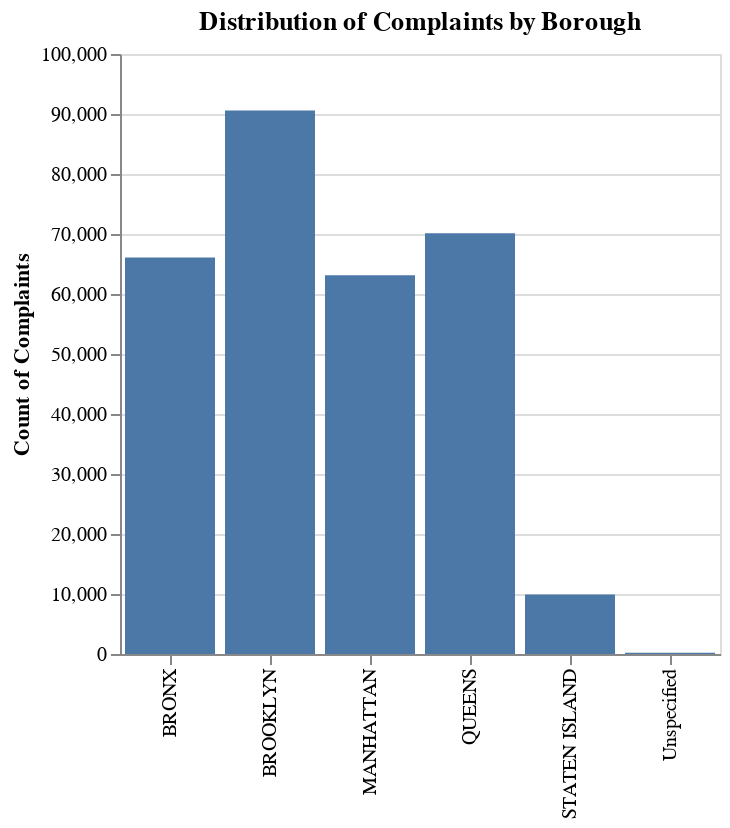
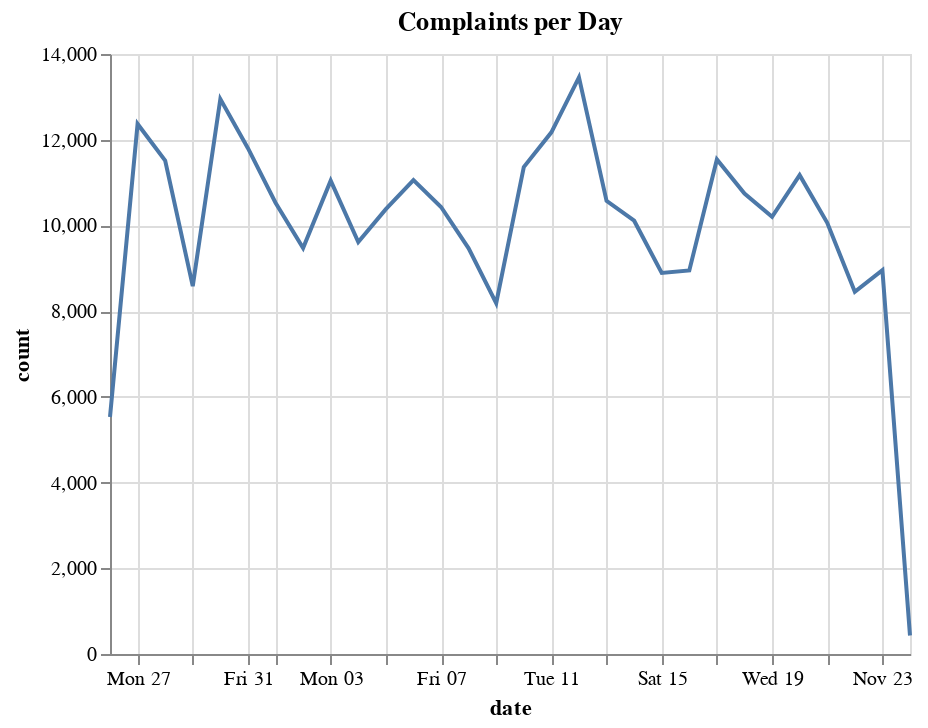
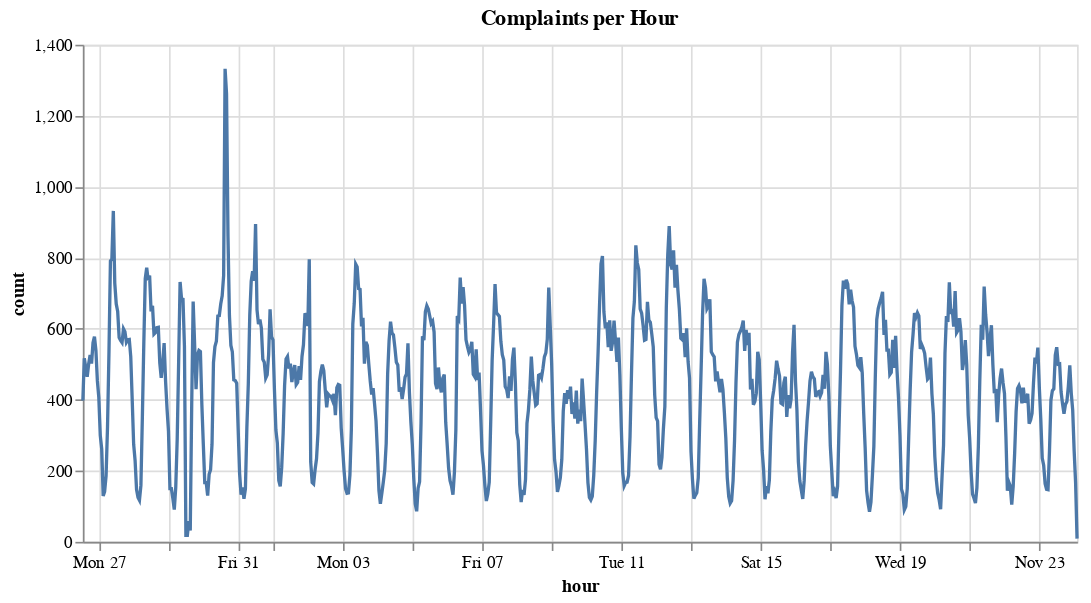

Here is the notebook cell these charts were saved with, in order:
### Markdown cell above
## Distribution & Outlier Analysis

### Code cell
# Look at distribution of variables

# Group incidents by borough
incidents_by_borough = incidents.groupby('borough')['unique_key'].count().reset_index()

ibb = alt.Chart(incidents_by_borough).mark_bar().encode(
    x=alt.X('borough:N', title=None),
    y=alt.Y('unique_key:Q', title='Count of Complaints')
).properties(
    title='Distribution of Complaints by Borough',
    width=300
)
ibb.display()

# Get number of incidents over date and over hour (by created_date)
incidents['date'] = incidents['created_date'].dt.floor('D')
incidents['hour'] = incidents['created_date'].dt.floor('H')
i_by_day = incidents.groupby('date').size().reset_index().rename(columns={0:'count'})
i_by_hour = incidents.groupby('hour').size().reset_index().rename(columns={0:'count'})

ibd = alt.Chart(i_by_day).mark_line().encode(
    x=alt.X('date:T'),
    y=alt.Y('count:Q')
).properties(
    title='Complaints per Day',
    width=400
)
ibd.display()

ibh = alt.Chart(i_by_hour).mark_line().encode(
    x=alt.X('hour:T'),
    y=alt.Y('count:Q')
).properties(
    title='Complaints per Hour',
    width=600
)
ibh.display()

# Identify the outlier observed in the graph of incidents_per_hour
outlier_hour = pd.to_datetime(i_by_hour.loc[i_by_hour['count'].idxmax(),'hour'])
outlier_count = i_by_hour['count'].max()
print(f'OUTLIER: {outlier_count} reports on {outlier_hour.strftime("%B %d")} at {outlier_hour.strftime("%H:%M")}')

### Figure 1 — Vega-Lite specification as saved in the notebook (floating-point values rounded to 4 significant figures)
{"config": {"view": {"continuousWidth": 300, "continuousHeight": 300}}, "data": {"name": "data-6fc71ea93e049fb6542b866afc1bf151"}, "mark": {"type": "bar"}, "encoding": {"x": {"field": "borough", "title": null, "type": "nominal"}, "y": {"field": "unique_key", "title": "Count of Complaints", "type": "quantitative"}}, "title": "Distribution of Complaints by Borough", "width": 300, "$schema": "https://vega.github.io/schema/vega-lite/v5.20.1.json", "datasets": {"data-6fc71ea93e049fb6542b866afc1bf151": [{"borough": "BRONX", "unique_key": 66065}, {"borough": "BROOKLYN", "unique_key": 90573}, {"borough": "MANHATTAN", "unique_key": 63105}, {"borough": "QUEENS", "unique_key": 70139}, {"borough": "STATEN ISLAND", "unique_key": 9912}, {"borough": "Unspecified", "unique_key": 206}]}}

### Figure 2 — Vega-Lite specification as saved in the notebook (floating-point values rounded to 4 significant figures)
{"config": {"view": {"continuousWidth": 300, "continuousHeight": 300}}, "data": {"name": "data-9b14afb7457fdc26ee6f6256d2a41ebc"}, "mark": {"type": "line"}, "encoding": {"x": {"field": "date", "type": "temporal"}, "y": {"field": "count", "type": "quantitative"}}, "title": "Complaints per Day", "width": 400, "$schema": "https://vega.github.io/schema/vega-lite/v5.20.1.json", "datasets": {"data-9b14afb7457fdc26ee6f6256d2a41ebc": [{"date": "2025-10-26T00:00:00", "count": 5531}, {"date": "2025-10-27T00:00:00", "count": 12368}, {"date": "2025-10-28T00:00:00", "count": 11513}, {"date": "2025-10-29T00:00:00", "count": 8584}, {"date": "2025-10-30T00:00:00", "count": 12950}, {"date": "2025-10-31T00:00:00", "count": 11802}, {"date": "2025-11-01T00:00:00", "count": 10529}, {"date": "2025-11-02T00:00:00", "count": 9472}, {"date": "2025-11-03T00:00:00", "count": 11044}, {"date": "2025-11-04T00:00:00", "count": 9611}, {"date": "2025-11-05T00:00:00", "count": 10380}, {"date": "2025-11-06T00:00:00", "count": 11059}, {"date": "2025-11-07T00:00:00", "count": 10430}, {"date": "2025-11-08T00:00:00", "count": 9465}, {"date": "2025-11-09T00:00:00", "count": 8187}, {"date": "2025-11-10T00:00:00", "count": 11362}, {"date": "2025-11-11T00:00:00", "count": 12172}, {"date": "2025-11-12T00:00:00", "count": 13455}, {"date": "2025-11-13T00:00:00", "count": 10574}, {"date": "2025-11-14T00:00:00", "count": 10110}, {"date": "2025-11-15T00:00:00", "count": 8891}, {"date": "2025-11-16T00:00:00", "count": 8951}, {"date": "2025-11-17T00:00:00", "count": 11539}, {"date": "2025-11-18T00:00:00", "count": 10744}, {"date": "2025-11-19T00:00:00", "count": 10201}, {"date": "2025-11-20T00:00:00", "count": 11173}, {"date": "2025-11-21T00:00:00", "count": 10062}, {"date": "2025-11-22T00:00:00", "count": 8451}, {"date": "2025-11-23T00:00:00", "count": 8958}, {"date": "2025-11-24T00:00:00", "count": 432}]}}

### Figure 3 — Vega-Lite specification as saved in the notebook (floating-point values rounded to 4 significant figures; data arrays with more than 128 entries replaced by an {"elided": "..."} marker saying what was removed)
{"config": {"view": {"continuousWidth": 300, "continuousHeight": 300}}, "data": {"name": "data-1682a68f987d2f2811044ba4e4547968"}, "mark": {"type": "line"}, "encoding": {"x": {"field": "hour", "type": "temporal"}, "y": {"field": "count", "type": "quantitative"}}, "title": "Complaints per Hour", "width": 600, "$schema": "https://vega.github.io/schema/vega-lite/v5.20.1.json", "datasets": {"data-1682a68f987d2f2811044ba4e4547968": {"elided": "686 records"}}}
